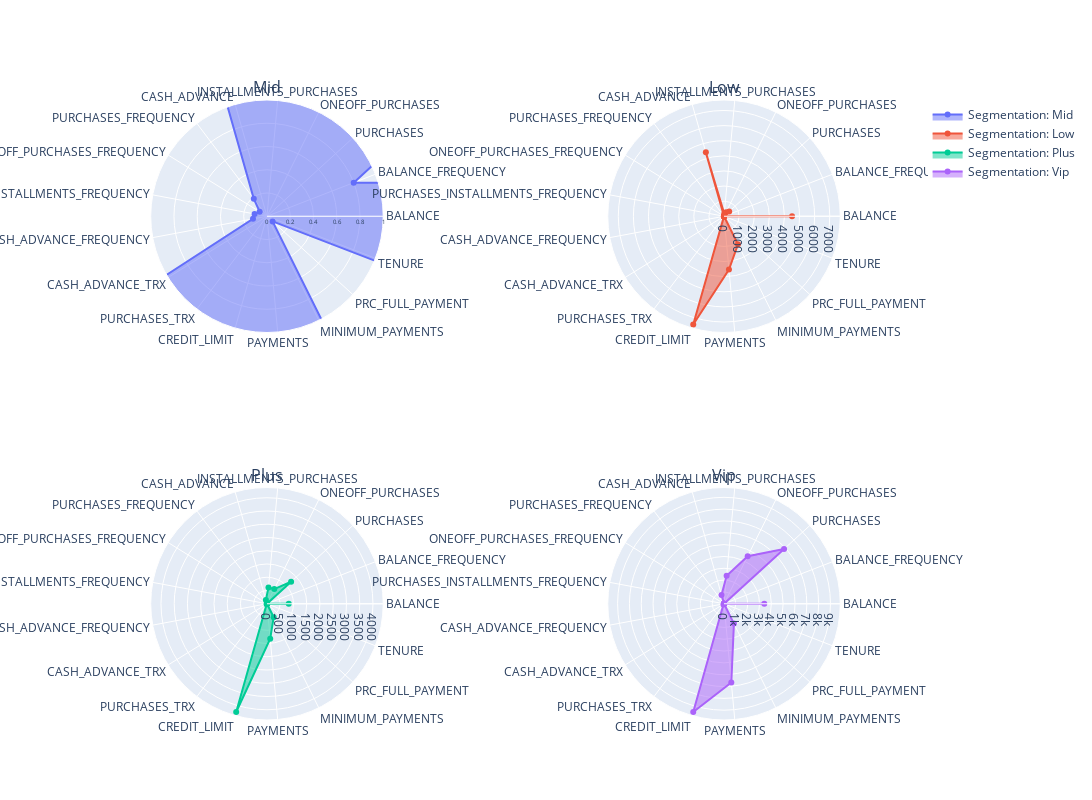

Write notebook code for a chart like this one.
### Code cell
fig = make_subplots(rows=2, cols=2, subplot_titles=df['SEGMENTATION'].unique(), specs=[[{'type': 'polar'}]*2]*2)

angles = list(X.columns)
layoutdict = dict(radialaxis=dict(visible=True, range=[0, 1]))

row = 1
col = 1
for segment in df['SEGMENTATION'].unique():
    subset = df[df['SEGMENTATION'] == segment]
    data = [np.mean(subset[col]) for col in subset.columns[:-2]]
    data.append(data[0])
    
    fig.add_trace(go.Scatterpolar(
        r=data,
        theta=angles,
        fill='toself',
        name="Segmentation: " + segment
    ), row=row, col=col)
    
    col += 1
    if col > 2:
        col = 1
        row += 1

fig.update_layout(
    polar=dict(
        radialaxis=dict(
            visible=True,
            range=[0, 1],
            tickfont=dict(size=6)  
        )
    ),
    showlegend=True,
    height=800,
    width=1400,
    template="plotly"
)

fig.show()

### Figure 1 — Plotly figure (JSON) as saved in the notebook; plotly's stock layout.template omitted (floating-point values rounded to 4 significant figures)
{"data": [{"fill": "toself", "name": "Segmentation: Mid", "r": [1014.0, 0.8, 221.5, 156.9, 64.91, 615.3, 0.188, 0.0742, 0.1085, 0.1224, 2.265, 2.919, 3109.0, 856.2, 527.8, 0.06547, 11.36, 1014.0], "subplot": "polar", "theta": ["BALANCE", "BALANCE_FREQUENCY", "PURCHASES", "ONEOFF_PURCHASES", "INSTALLMENTS_PURCHASES", "CASH_ADVANCE", "PURCHASES_FREQUENCY", "ONEOFF_PURCHASES_FREQUENCY", "PURCHASES_INSTALLMENTS_FREQUENCY", "CASH_ADVANCE_FREQUENCY", "CASH_ADVANCE_TRX", "PURCHASES_TRX", "CREDIT_LIMIT", "PAYMENTS", "MINIMUM_PAYMENTS", "PRC_FULL_PAYMENT", "TENURE"], "type": "scatterpolar"}, {"fill": "toself", "name": "Segmentation: Low", "r": [4503.0, 0.9637, 463.7, 300.0, 163.8, 4398.0, 0.2665, 0.1294, 0.1667, 0.4704, 13.77, 6.719, 7448.0, 3543.0, 2072.0, 0.03504, 11.44, 4503.0], "subplot": "polar2", "theta": ["BALANCE", "BALANCE_FREQUENCY", "PURCHASES", "ONEOFF_PURCHASES", "INSTALLMENTS_PURCHASES", "CASH_ADVANCE", "PURCHASES_FREQUENCY", "ONEOFF_PURCHASES_FREQUENCY", "PURCHASES_INSTALLMENTS_FREQUENCY", "CASH_ADVANCE_FREQUENCY", "CASH_ADVANCE_TRX", "PURCHASES_TRX", "CREDIT_LIMIT", "PAYMENTS", "MINIMUM_PAYMENTS", "PRC_FULL_PAYMENT", "TENURE"], "type": "scatterpolar"}, {"fill": "toself", "name": "Segmentation: Plus", "r": [821.8, 0.9194, 1232.0, 619.9, 612.4, 147.2, 0.8615, 0.3009, 0.6743, 0.03053, 0.5706, 21.25, 4245.0, 1325.0, 568.0, 0.2823, 11.66, 821.8], "subplot": "polar3", "theta": ["BALANCE", "BALANCE_FREQUENCY", "PURCHASES", "ONEOFF_PURCHASES", "INSTALLMENTS_PURCHASES", "CASH_ADVANCE", "PURCHASES_FREQUENCY", "ONEOFF_PURCHASES_FREQUENCY", "PURCHASES_INSTALLMENTS_FREQUENCY", "CASH_ADVANCE_FREQUENCY", "CASH_ADVANCE_TRX", "PURCHASES_TRX", "CREDIT_LIMIT", "PAYMENTS", "MINIMUM_PAYMENTS", "PRC_FULL_PAYMENT", "TENURE"], "type": "scatterpolar"}, {"fill": "toself", "name": "Segmentation: Vip", "r": [3405.0, 0.9886, 6870.0, 4493.0, 2379.0, 772.8, 0.9549, 0.7256, 0.8101, 0.08458, 2.356, 82.75, 9514.0, 6695.0, 1876.0, 0.2861, 11.96, 3405.0], "subplot": "polar4", "theta": ["BALANCE", "BALANCE_FREQUENCY", "PURCHASES", "ONEOFF_PURCHASES", "INSTALLMENTS_PURCHASES", "CASH_ADVANCE", "PURCHASES_FREQUENCY", "ONEOFF_PURCHASES_FREQUENCY", "PURCHASES_INSTALLMENTS_FREQUENCY", "CASH_ADVANCE_FREQUENCY", "CASH_ADVANCE_TRX", "PURCHASES_TRX", "CREDIT_LIMIT", "PAYMENTS", "MINIMUM_PAYMENTS", "PRC_FULL_PAYMENT", "TENURE"], "type": "scatterpolar"}], "layout": {"annotations": [{"font": {"size": 16}, "showarrow": false, "text": "Mid", "x": 0.225, "xanchor": "center", "xref": "paper", "y": 1, "yanchor": "bottom", "yref": "paper"}, {"font": {"size": 16}, "showarrow": false, "text": "Low", "x": 0.775, "xanchor": "center", "xref": "paper", "y": 1, "yanchor": "bottom", "yref": "paper"}, {"font": {"size": 16}, "showarrow": false, "text": "Plus", "x": 0.225, "xanchor": "center", "xref": "paper", "y": 0.375, "yanchor": "bottom", "yref": "paper"}, {"font": {"size": 16}, "showarrow": false, "text": "Vip", "x": 0.775, "xanchor": "center", "xref": "paper", "y": 0.375, "yanchor": "bottom", "yref": "paper"}], "height": 800, "polar": {"domain": {"x": [0, 0.45], "y": [0.625, 1]}, "radialaxis": {"range": [0, 1], "tickfont": {"size": 6}, "visible": true}}, "polar2": {"domain": {"x": [0.55, 1], "y": [0.625, 1]}}, "polar3": {"domain": {"x": [0, 0.45], "y": [0, 0.375]}}, "polar4": {"domain": {"x": [0.55, 1], "y": [0, 0.375]}}, "showlegend": true, "width": 1400}}
